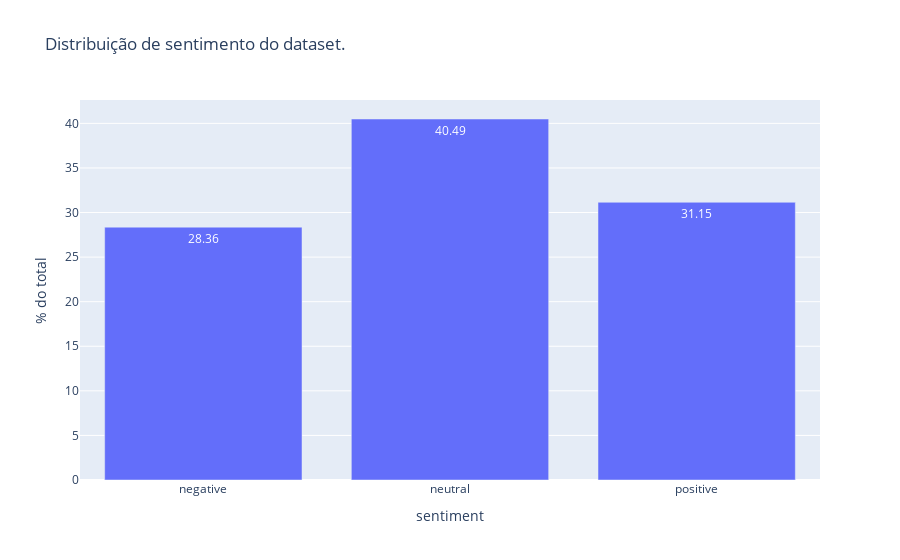

Write notebook code for a chart like this one.
### Code cell
fig = px.bar(
    df_treino_qtd_sentment,
    y='% do total', text_auto=True,
    title='Distribuição de sentimento do dataset.'
)
fig.show()

### Figure 1 — Plotly figure (JSON) as saved in the notebook; plotly's stock layout.template omitted (floating-point values rounded to 4 significant figures)
{"data": [{"alignmentgroup": "True", "hovertemplate": "sentiment=%{x}<br>% do total=%{y}<extra></extra>", "legendgroup": "", "marker": {"color": "#636efa", "pattern": {"shape": ""}}, "name": "", "offsetgroup": "", "orientation": "v", "showlegend": false, "textposition": "auto", "texttemplate": "%{y}", "type": "bar", "x": ["negative", "neutral", "positive"], "xaxis": "x", "y": [28.36, 40.49, 31.15], "yaxis": "y"}], "layout": {"barmode": "relative", "legend": {"tracegroupgap": 0}, "title": {"text": "Distribuição de sentimento do dataset."}, "xaxis": {"anchor": "y", "domain": [0, 1], "title": {"text": "sentiment"}}, "yaxis": {"anchor": "x", "domain": [0, 1], "title": {"text": "% do total"}}}}
